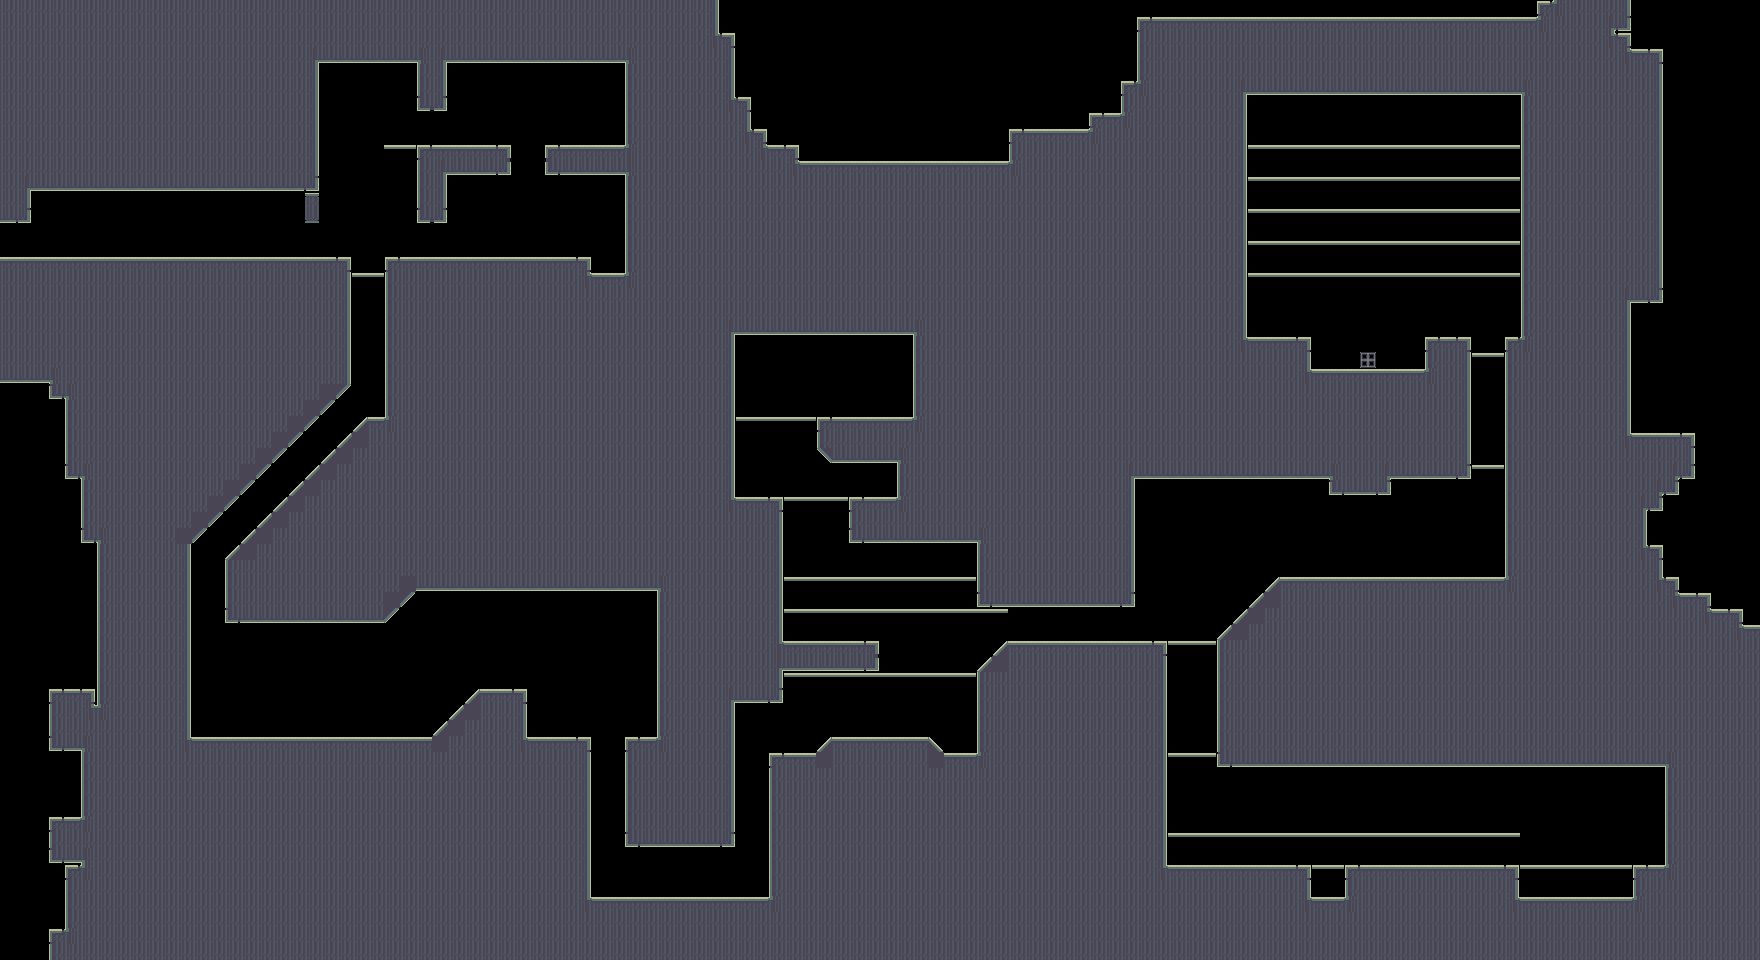

The image is a tile-based game level rendered from a .tmx file. Its description and source (layers, tilesets, objects; grid data summarised) follow:
An orthogonal 110x60 tile map with 16x16 px tiles, 1 tile layer (Tile Layer 1), 1 hidden layer not drawn.

<map version="1.0" orientation="orthogonal" renderorder="right-down" width="110" height="60" tilewidth="16" tileheight="16" nextobjectid="1">
 <tileset firstgid="1" name="0_GAUNTLET_CANYON" tilewidth="16" tileheight="16" tilecount="600" columns="20">
  <image source="../../../tileset/0_GAUNTLET_CANYON.png" width="320" height="480" />
  <terraintypes>
   <terrain name="Basic" tile="-1" />
   <terrain name="Thin_V" tile="-1" />
   <terrain name="Thin_H" tile="-1" />
   <terrain name="Eraser" tile="-1" />
  </terraintypes>
  <tile id="8" terrain=",,,3" />
  <tile id="9" terrain=",,3,3" />
  <tile id="10" terrain=",,3," />
  <tile id="11" terrain="3,3,3," />
  <tile id="12" terrain="3,3,,3" />
  <tile id="28" terrain=",3,,3" />
  <tile id="29" terrain="3,3,3,3" />
  <tile id="30" terrain="3,,3," />
  <tile id="31" terrain="3,,3,3" />
  <tile id="32" terrain=",3,3,3" />
  <tile id="48" terrain=",3,," />
  <tile id="49" terrain="3,3,," />
  <tile id="50" terrain="3,,," />
  <tile id="80" terrain=",,,0" />
  <tile id="81" terrain=",,0,0" />
  <tile id="82" terrain=",,0," />
  <tile id="88" terrain=",,,1" />
  <tile id="89" terrain=",,1,1" />
  <tile id="90" terrain=",,1," />
  <tile id="92" terrain=",,,2" />
  <tile id="93" terrain=",,2,2" />
  <tile id="94" terrain=",,2," />
  <tile id="100" terrain=",0,,0" />
  <tile id="101" terrain="0,0,0,0" />
  <tile id="102" terrain="0,,0," />
  <tile id="105" terrain="0,0,0," />
  <tile id="106" terrain="0,0,,0" />
  <tile id="108" terrain=",1,,1" />
  <tile id="109" terrain="1,1,1,1" />
  <tile id="110" terrain="1,,1," />
  <tile id="112" terrain=",2,,2" />
  <tile id="113" terrain="2,2,2,2" />
  <tile id="114" terrain="2,,2," />
  <tile id="120" terrain=",0,," />
  <tile id="121" terrain="0,0,," />
  <tile id="122" terrain="0,,," />
  <tile id="125" terrain="0,,0,0" />
  <tile id="126" terrain=",0,0,0" />
  <tile id="128" terrain=",1,," />
  <tile id="129" terrain="1,1,," />
  <tile id="130" terrain="1,,," />
  <tile id="132" terrain=",2,," />
  <tile id="133" terrain="2,2,," />
  <tile id="134" terrain="2,,," />
 </tileset>
 <imagelayer name="Image Layer 1" visible="0">
  <image source="../../../../_noncrypt_assets/pngexports/CANYON_B.png" />
 </imagelayer>
 <layer name="Tile Layer 1" width="110" height="60" opacity="0.99">
  <data>[6600 cells, 4592 non-empty, 26 distinct tile ids]</data>
 </layer>
</map>
